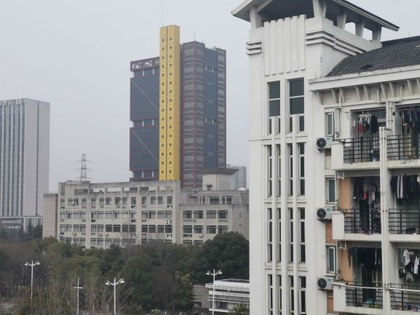
%> input picture 1.jpg, 420 x 315 px, shrunk from 577 x 433 before the run
$ octave --eval "result = harris_corners(imread('1.jpg'));"   (GNU Octave 9; MATLAB toolbox functions it lacks are replaced by stand-ins)
%> lines starting %> are read from the running program, lines starting %| are printed output that depends on the picture; in (x1, y1, x2, y2) boxes, pixels count from 0 and x2, y2 are one past the last pixel; in counts of white or black regions, pixels touching at a corner belong together; the program's own positions count from 1
function response = harris_corners( img )

%将RGB图像转化为灰度图
if length(size(img))==3
    img = rgb2gray(double(img)/255);
end


[row,col]=size(img); %获取图像的高和宽
%> row = 315; col = 420
kernel_size=3;%模板大小为3
k=0.04; %敏感度调节因子
border=10; %距离边界border的角点

response=zeros(row,col);% 创建一个与图像等大的图
process=response;%中间过程用到的temp

hx = fspecial('sobel'); %垂直方向sobel算子
hy = hx';%将矩阵转置得到水平方向sobel算子

dx=conv2(img,hx,'same'); %计算图像的sobel垂直梯度
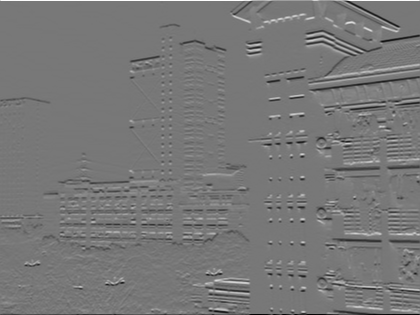
%> dx: size 315x420 double; min -3.12, max 3.5, mean -0.0042; drawn with min black and max white
dy=conv2(img,hy,'same'); %计算图像的sobel水平梯度
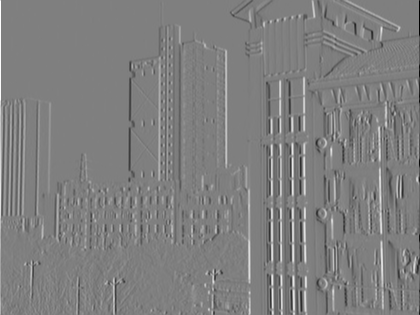
%> dy: size 315x420 double; min -3.38, max 3.38, mean -0.00139; drawn with min black and max white

kernel=fspecial('gaussian',[kernel_size,kernel_size],1);   %选项2: Gaussian平滑

mxx=conv2(dx.*dx,kernel,'same');
myy=conv2(dy.*dy,kernel,'same');
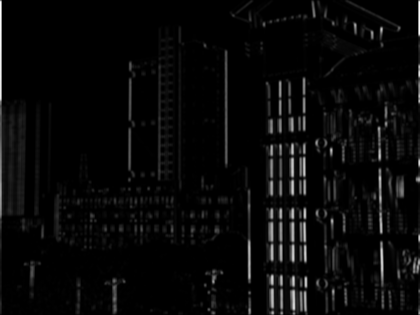
%> myy: size 315x420 double; min 0, max 5.15, mean 0.187; drawn with min black and max white
mxy=conv2(dx.*dy,kernel,'same'); %分别三个方向计算
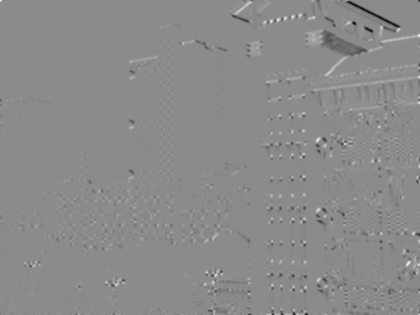
%> mxy: size 315x420 double; min -1.74, max 1.44, mean -0.00309; drawn with min black and max white

% mxx=conv2(dxx,kernel);
% myy=conv2(dyy,kernel);
% mxy=conv2(dxy,kernel);

for i=1:row
    for j=1:col
        M=[mxx(i,j),mxy(i,j);mxy(i,j),myy(i,j)];
        process(i, j) =det(M) - k *(trace(M)^2);
    end
end
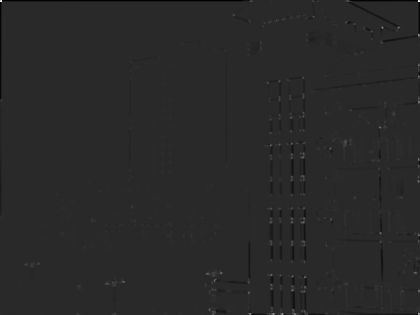
%> process: size 315x420 double; min -1.19, max 6.11, mean -0.00572; drawn with min black and max white

%非极大值抑制
%找出图像的最大响应值Max，将阈值设为0.01*Max
Max=max(process(:));
%> Max = 6.11
t=Max*0.01;
%> t = 0.0611
process=padarray(process,[1 1],'both');
%> process: size 317x422 double

%使用阈值过滤角点
for i=2:row+1
    for j=2:col+1
        if process(i,j)<t
            process(i,j)=0;
        end
    end
end
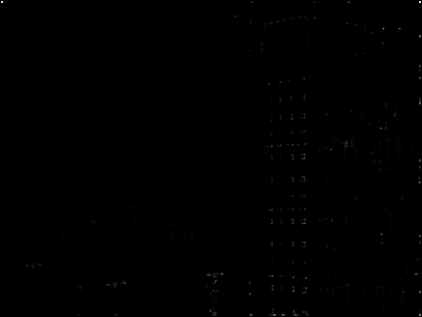
%> process: size 317x422 double; min 0, max 6.11, mean 0.00883; drawn with min black and max white

%非极大值抑制
for i=2:row+1
    for j=2:col+1
        if process(i,j)~=0
            neighbors=get_neighbors(process,i,j);
            if process(i,j)<max(neighbors(:))
                process(i,j)=0;
            end
        end
    end
end
%> process: size 317x422 double; 2.6% of pixels changed, all inside (x1, y1, x2, y2) = (1, 1, 421, 316)
%> after the loop, neighbors = [3.5 0 0 0 0 0 0 0]

%剔除边界上的无效角点
response=process(2:row+1,2:col+1);
response(1:border,:)=0;
%> response: size 315x420 double; min 0, max 3.5, mean 0.0023
response(:,1:border)=0;
%> response: size 315x420 double; min 0, max 3.5, mean 0.00229
response(row-border+1:row,:)=0;
%> response: size 315x420 double; min 0, max 2.95, mean 0.00202
response(:,col-border+1:col)=0;
%> response: size 315x420 double; min 0, max 2.62, mean 0.00179

response(response~=0)=1;
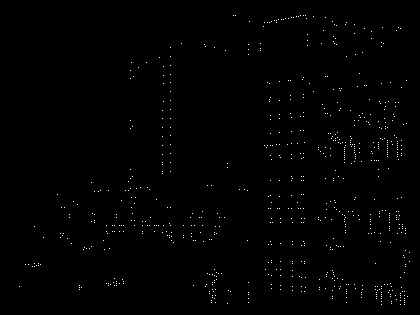
%> response: size 315x420 double; values 0 (black) and 1 (white), 0.58% white in thin lines or dots, all inside (x1, y1, x2, y2) = (19, 15, 410, 305)
end

%输入坐标x,y，返回该点相邻的坐标点，包括(x,y)
function neighbors=get_neighbors(m,x,y)
neighbors =[m(x-1,y-1),m(x-1,y),m(x-1,y+1),m(x,y-1),m(x,y+1),m(x+1,y-1),m(x+1,y),m(x+1,y+1)];
end

$ run again, on uttower1.jpg
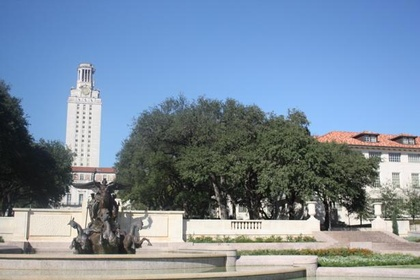
%> input picture uttower1.jpg, 420 x 280 px, shrunk from 615 x 410 before the run
%> after the loop in harris_corners, `for i=1:row`:
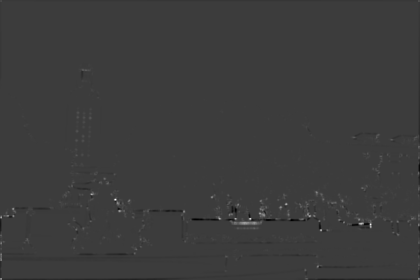
%> process: size 280x420 double; min -1.94, max 6.28, mean 0.0055; drawn with min black and max white
%> Max = 6.28
%> t = 0.0628
%> after the loop in harris_corners, `for i=2:row+1`: neighbors = [2 0 0 0 0 0 0 0]
%> in harris_corners, `response(response~=0)=1;`:
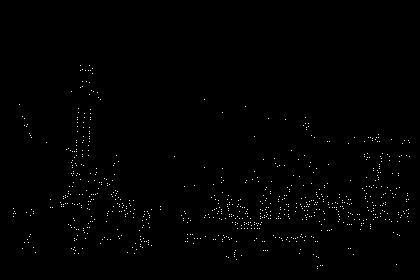
%> response: size 280x420 double; values 0 (black) and 1 (white), 0.66% white in thin lines or dots, all inside (x1, y1, x2, y2) = (13, 65, 410, 269)

$ run again, on uttower2.jpg
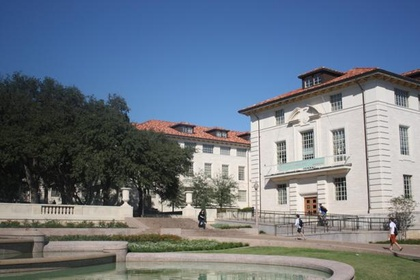
%> input picture uttower2.jpg, 420 x 280 px, shrunk from 615 x 410 before the run
%> Max = 4.86
%> t = 0.0486
%> after the loop in harris_corners, `for i=2:row+1`: neighbors = [0.17 0 0 0 0 0 0 0]
%> in harris_corners, `response(response~=0)=1;`:
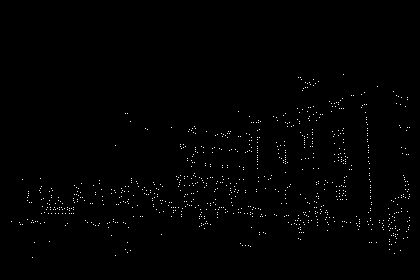
%> response: size 280x420 double; values 0 (black) and 1 (white), 0.75% white in thin lines or dots, all inside (x1, y1, x2, y2) = (11, 74, 410, 258)
